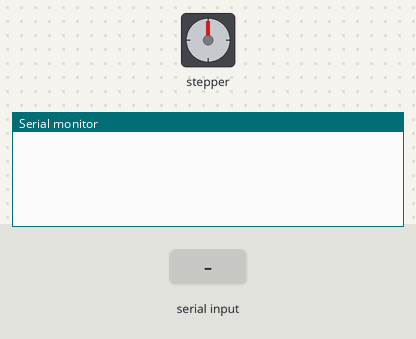
This sketch was run on a simulated Arduino Uno, built with avr-gcc and run on an emulated ATmega328P. Parts: stepper motor, the last lines printed to the serial monitor. Wiring (inferred from the names in the program): stepper motor driver (200 steps per turn assumed): step pin 10; direction pin 9; enable pin 8. The test bench sets the inputs (shaded band).

Above: at 1.2 s.
1.3 s: "su 1\n" received over Serial
At 3.5 s:
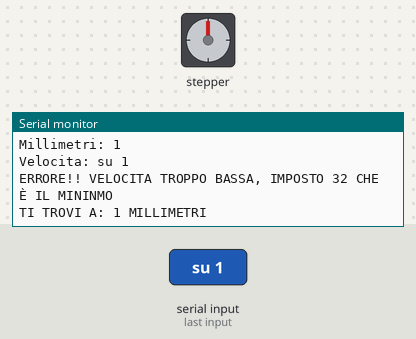
3.8 s: "giu 1\n" received over Serial
At 4.92 s:
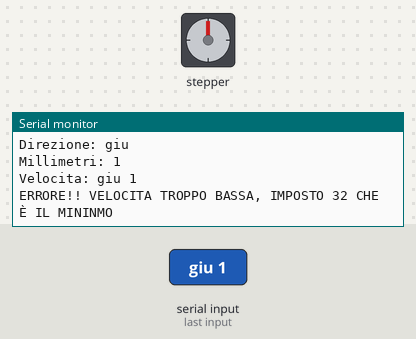
6.3 s: "giu 150\n" received over Serial
At 7.43 s:
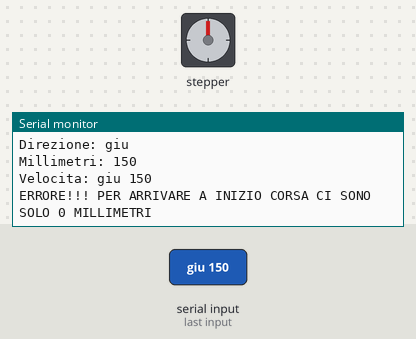

The sketch:

sketch_calibrazione.ino
```cpp
#define ENA 8 //define Enable Pin
#define DIR 9 //define Direction
#define PUL 10 //define Pulse pin

struct movimento {
  boolean direzione;
  int millimetri;
  int velocita;
};

//LUNGHEZZA TOTALE: 309 millimetri
int millimetri_totali=0;

void setup() {
  Serial.begin(9600);
  pinMode (PUL, OUTPUT);
  pinMode (DIR, OUTPUT);
  pinMode (ENA, OUTPUT);
}

void loop() {
  movimento m = lettura_parametri();
  if (m.millimetri != 0){
    for(int i=0;i<m.millimetri;i++)
      sposta_millimetro(m.direzione, m.velocita);
    if (m.direzione)
      millimetri_totali = millimetri_totali + m.millimetri;
    else
      millimetri_totali = millimetri_totali - m.millimetri;
    Serial.print("TI TROVI A: ");
    Serial.print(millimetri_totali);
    Serial.println(" MILLIMETRI");
  }
}

//direzione: true orario(sale), false antiorario (scende)
//velocita: 20 velocissimo, 1000 lentissimo
void ruota(boolean direzione, int velocita){
  digitalWrite(DIR,direzione);
  digitalWrite(PUL,HIGH);
  delayMicroseconds(velocita);
  digitalWrite(PUL,LOW);
  delayMicroseconds(velocita);
}

//3200 pulsazioni giro completo 5mm - 640 pulsazioni 1mm
void sposta_millimetro(boolean direzione, int velocita){
  digitalWrite(ENA,true);
  for(int i=0;i<427;i++)
    ruota(direzione, velocita);
}

movimento lettura_parametri(){
  String direzione;
  String millimetri;
  String velocita;
  movimento m;
  m.velocita=0;
  m.millimetri=0;
  if (Serial.available() > 0) {
        String s = Serial.readString();
        int ind = s.indexOf(" ");
        direzione = s.substring(0, ind);
        int ind1 = s.indexOf(" ", ind+1);
        millimetri = s.substring(ind+1,ind1);
        velocita = s.substring(ind1+1,s.length());
        Serial.print("Direzione: ");
        Serial.println(direzione);
        Serial.print("Millimetri: ");
        Serial.println(millimetri);
        Serial.print("Velocita: ");
        Serial.println(velocita);
        if (direzione == "su")
          m.direzione = true;
        if (direzione == "giu")
          m.direzione = false;
        if (m.direzione){
           int mancante = 309 - millimetri_totali;
           if (millimetri.toInt() > mancante){
              Serial.print("ERRORE!!! PER ARRIVARE A FINE CORSA CI SONO SOLO ");
              Serial.print(mancante);
              Serial.println(" MILLIMETRI");
              Serial.println("TI PORTO A FINE CORSA!!");
              m.millimetri = mancante;
           }
           else
              m.millimetri = millimetri.toInt();
        }
        else{
           if (millimetri.toInt() > millimetri_totali){
              Serial.print("ERRORE!!! PER ARRIVARE A INIZIO CORSA CI SONO SOLO ");
              Serial.print(millimetri_totali);
              Serial.println(" MILLIMETRI");
              Serial.println("TI PORTO A INIZIO CORSA!!");
              m.millimetri = millimetri_totali;
           }
           else
              m.millimetri = millimetri.toInt();
        }
        if (velocita.toInt() < 32){
          Serial.println("ERRORE!! VELOCITA TROPPO BASSA, IMPOSTO 32 CHE È IL MININMO");
          m.velocita = 32;
        }
        else
          m.velocita = velocita.toInt();
  }
  return m;
}
```

Measured:
- after the input at 1.3 s, the serial monitor: prints a new line after 1.0 s (image 1)
- after the input at 3.8 s, the serial monitor: prints a new line after 1.0 s (image 2)
- after the input at 6.3 s, the serial monitor: prints a new line after 1.0 s (image 3)
